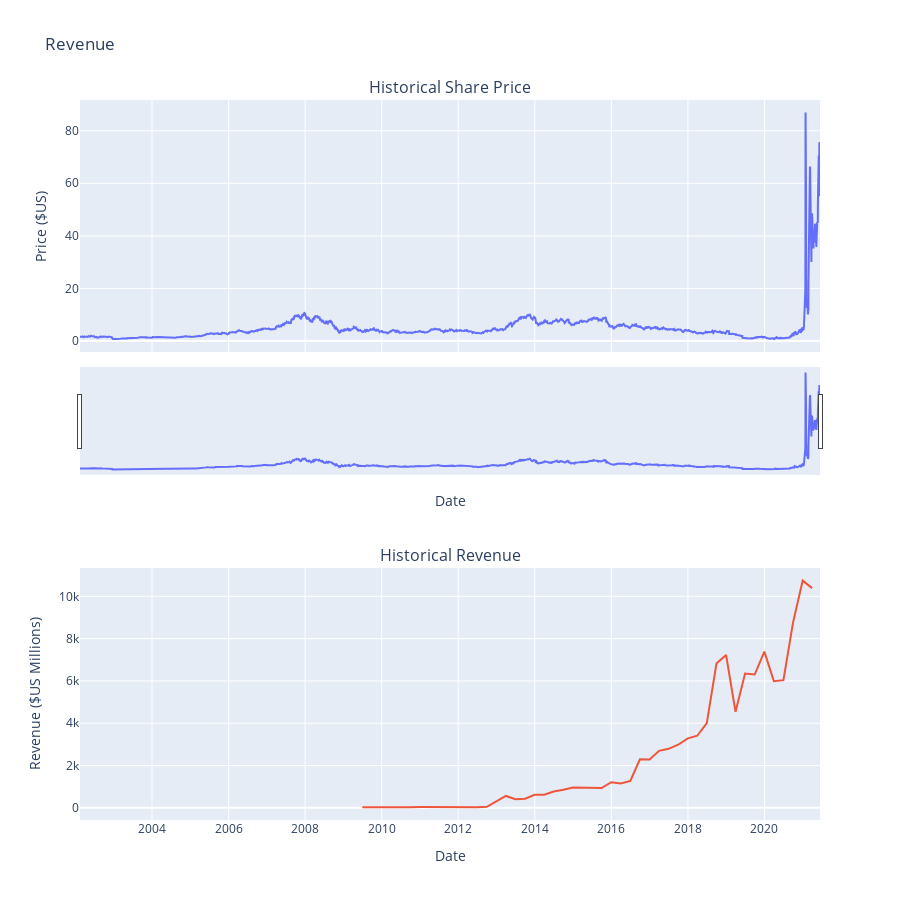

The notebook cell saved with this chart:
### Code cell
make_graph(tl_data,tesla_revenue,'Revenue')

### Figure 1 — Plotly figure (JSON) as saved in the notebook; plotly's stock layout.template omitted (floating-point values rounded to 4 significant figures; data arrays with more than 128 entries replaced by an {"elided": "..."} marker saying what was removed)
{"data": [{"name": "Share Price", "x": {"elided": "4867 str values"}, "y": {"elided": "4867 float values"}, "type": "scatter", "xaxis": "x", "yaxis": "y"}, {"name": "Revenue", "x": ["2021-03-31T00:00:00", "2020-12-31T00:00:00", "2020-09-30T00:00:00", "2020-06-30T00:00:00", "2020-03-31T00:00:00", "2019-12-31T00:00:00", "2019-09-30T00:00:00", "2019-06-30T00:00:00", "2019-03-31T00:00:00", "2018-12-31T00:00:00", "2018-09-30T00:00:00", "2018-06-30T00:00:00", "2018-03-31T00:00:00", "2017-12-31T00:00:00", "2017-09-30T00:00:00", "2017-06-30T00:00:00", "2017-03-31T00:00:00", "2016-12-31T00:00:00", "2016-09-30T00:00:00", "2016-06-30T00:00:00", "2016-03-31T00:00:00", "2015-12-31T00:00:00", "2015-09-30T00:00:00", "2015-06-30T00:00:00", "2015-03-31T00:00:00", "2014-12-31T00:00:00", "2014-09-30T00:00:00", "2014-06-30T00:00:00", "2014-03-31T00:00:00", "2013-12-31T00:00:00", "2013-09-30T00:00:00", "2013-06-30T00:00:00", "2013-03-31T00:00:00", "2012-12-31T00:00:00", "2012-09-30T00:00:00", "2012-06-30T00:00:00", "2012-03-31T00:00:00", "2011-12-31T00:00:00", "2011-09-30T00:00:00", "2011-06-30T00:00:00", "2011-03-31T00:00:00", "2010-12-31T00:00:00", "2010-09-30T00:00:00", "2010-06-30T00:00:00", "2010-03-31T00:00:00", "2009-09-30T00:00:00", "2009-06-30T00:00:00"], "y": [10389, 10744, 8771, 6036, 5985, 7384, 6303, 6350, 4541, 7226, 6824, 4002, 3409, 3288, 2985, 2790, 2696, 2285, 2298, 1270, 1147, 1214, 937, 955, 940, 957, 852, 769, 621, 615, 431, 405, 562, 306, 50, 27, 30, 39, 58, 58, 49, 36, 31, 28, 21, 46, 27], "type": "scatter", "xaxis": "x2", "yaxis": "y2"}], "layout": {"xaxis": {"anchor": "y", "domain": [0, 1], "matches": "x2", "showticklabels": false, "title": {"text": "Date"}, "rangeslider": {"visible": true}}, "yaxis": {"anchor": "x", "domain": [0.65, 1.0], "title": {"text": "Price ($US)"}}, "xaxis2": {"anchor": "y2", "domain": [0, 1], "title": {"text": "Date"}}, "yaxis2": {"anchor": "x2", "domain": [0, 0.35], "title": {"text": "Revenue ($US Millions)"}}, "annotations": [{"font": {"size": 16}, "showarrow": false, "text": "Historical Share Price", "x": 0.5, "xanchor": "center", "xref": "paper", "y": 1.0, "yanchor": "bottom", "yref": "paper"}, {"font": {"size": 16}, "showarrow": false, "text": "Historical Revenue", "x": 0.5, "xanchor": "center", "xref": "paper", "y": 0.35, "yanchor": "bottom", "yref": "paper"}], "showlegend": false, "height": 900, "title": {"text": "Revenue"}}}
